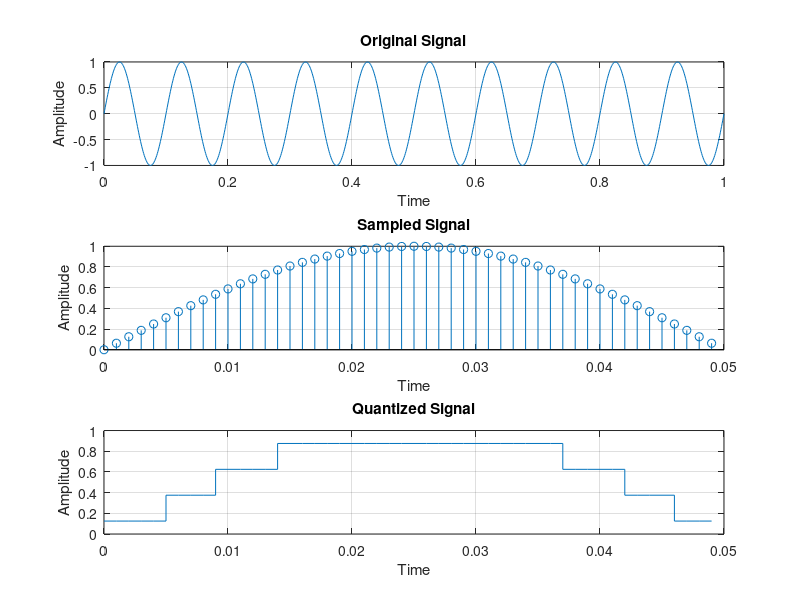

Here is the MATLAB script that generated this plot:
% Experiment 5a: Implement Matlab code for pulse code modulation and DCM
clc; clear; close all;

fm = 10; fs = 1000; n = 3; L = 2^n;
t = 0:1/fs:1;
x = sin(2*pi*fm*t);

xmin = -1; xmax = 1;
q = (xmax - xmin)/L;

xq = q*floor((x-xmin)/q) + xmin + q/2;
xq(xq > xmax) = xmax - q/2;
xq(xq < xmin) = xmin + q/2;

indices = floor((xq-xmin)/q);
indices(indices >= L) = L-1;
indices(indices < 0) = 0;
pcm = dec2bin(indices, n);

fprintf('PCM Codes:\n\n');
for i = 1:min(20, length(x))
    fprintf('Sample %2d: %.4f -> %.4f -> %s\n', i, x(i), xq(i), pcm(i,:));
end

err = x - xq;
fprintf('\nQuantization Levels : %d\n', L);
fprintf('Bits per Sample     : %d\n', n);
fprintf('MSE                 : %.6f\n', mean(err.^2));

figure;
subplot(3,1,1);
plot(t, x); grid on;
title('Original Signal'); xlabel('Time'); ylabel('Amplitude');

subplot(3,1,2);
stem(t(1:50), x(1:50)); grid on;
title('Sampled Signal'); xlabel('Time'); ylabel('Amplitude');

subplot(3,1,3);
stairs(t(1:50), xq(1:50)); grid on;
title('Quantized Signal'); xlabel('Time'); ylabel('Amplitude');
